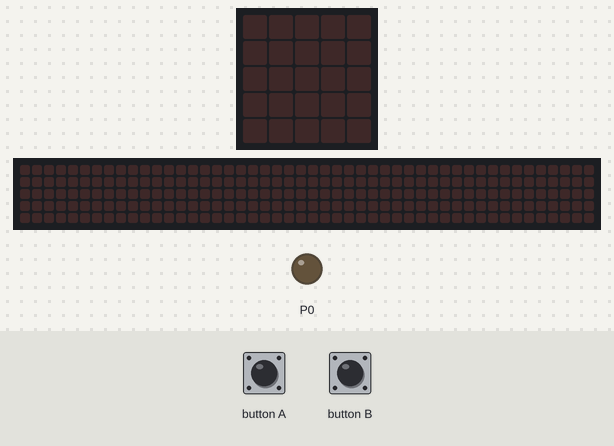
Recording of a program running on a simulated BBC micro:bit (MakeCode). On the bench: the board's 5×5 LED display, a strip that is not on the board, showing the scrolling text unrolled, output pins drawn as LEDs (lit = HIGH). The inputs (shaded band) are chosen by the test bench. The 48×5 strip is a reading aid, not a part: it shows the text the display is scrolling, unrolled, one strip-width of it at a time.

Above: at 1.2 s.
1.3 s: button A pressed for 0.15 s
At 1.52 s:
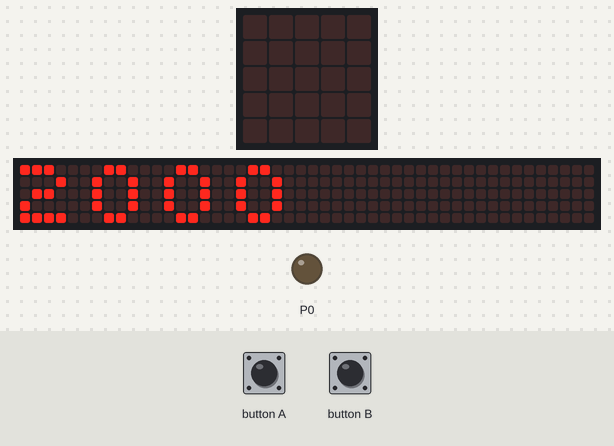
4.3 s: button B pressed for 0.15 s
At 6.3 s:
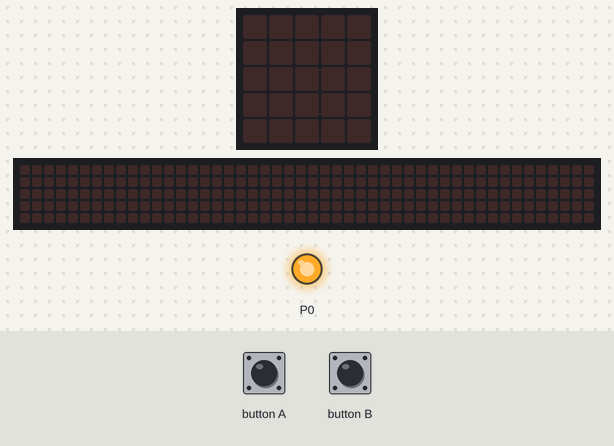
7.3 s: button A pressed for 0.15 s
At 11.72 s:
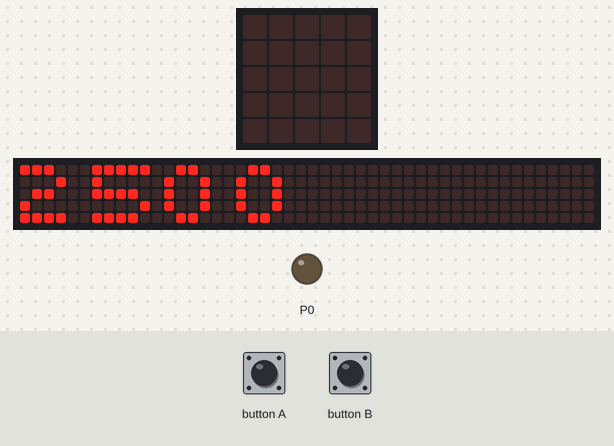
Timing chart, 0 to 16.3 s (numbered marks = the images above; inputs shaded):
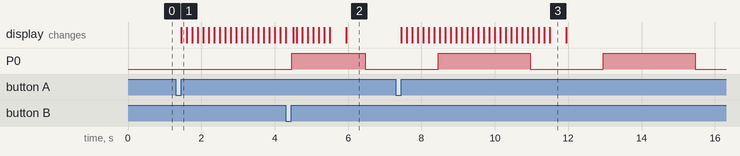

The program:

main.ts
```typescript
input.onButtonPressed(Button.A, function () {
    runtime += 500
    if (runtime == 10500) {
        runtime = 2000
    }
    basic.showNumber(runtime)
})
input.onButtonPressed(Button.B, function () {
    start = !(start)
})
let start = false
let runtime = 0
runtime = 1500
let stoptime = 2000
start = false
basic.forever(function () {
    while (start == true) {
        pins.digitalWritePin(DigitalPin.P0, 1)
        basic.pause(runtime)
        pins.digitalWritePin(DigitalPin.P0, 0)
        basic.pause(stoptime)
    }
})
```

test.ts
```typescript
// i test vanno qui; questi non saranno compilati quando questo pacchetto viene usato come estensione.
```

Measured:
- after the input at 1.3 s, the display: changes after 0.15 s (image 1)
- after the input at 4.3 s, P0: LOW → HIGH after 0.16 s, → LOW 2.0 s later
- after the input at 7.3 s, the display: changes after 0.15 s (image 3)
- what the display in image 3 shows lasts 0.5 s, from 11.5 s to 12.0 s
